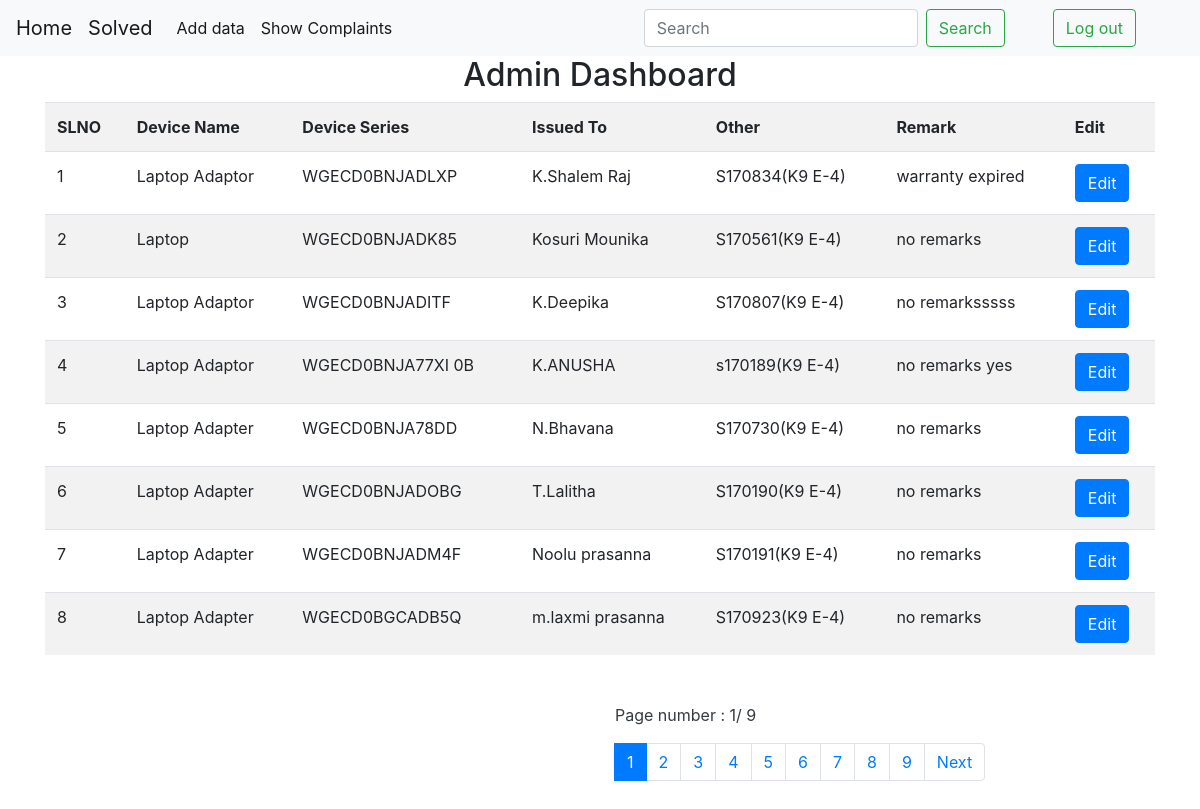
/dashboard/, run on the app's committed database.
### itapp/models.py (models this page shows)
class Itdb(models.Model):
	Device_Name = models.CharField(max_length = 100 , blank = True)
	Device_Serial = models.CharField(max_length = 100 , blank = True)
	Issued_To = models.CharField(max_length = 100 , blank = True)
	other = models.TextField(default = "no remarks")
	Remarks  = models.TextField(default = "no remarks")

### itapp/views.py (the view)
# urls.py: path("dashboard/" , views.admin_dashboard , name = "dashboard"),
def admin_dashboard(request):
	if 'q' in request.GET:
		q= request.GET['q']
		multiple_q = Q(Q(Device_Name__icontains =q) | Q(Device_Serial__icontains =q) |  Q(Issued_To__icontains =q) | Q(other__icontains =q))
		data =Itdb.objects.filter(multiple_q)
		context = {
			'data': data,
		}
		return render(request , 'admin_dashboard.html' , context)
	else:
		dobj = Itdb.objects.all()
		p = Paginator(dobj , 8 )
		page_num = request.GET.get('page' ,1)
		page = p.page(page_num)
		try:
			page = p.page(page_num)
		except EmptyPage:
			page = p.page(1)
		context = {
			'data': page,
		}
		return render(request , 'admin_dashboard.html' , context)

### itapp/templates/admin_dashboard.html (shortened to what this page needs)
{%load static%}
<!DOCTYPE html>
<html><head>
    <link rel="stylesheet" href="https://cdn.jsdelivr.net/npm/bootstrap@4.3.1/dist/css/bootstrap.min.css">
</head>
<body>
<nav class="navbar navbar-expand-lg navbar-light bg-light">
  <a class="navbar-brand" href="{% url 'dashboard' %}">Home</a>
  <a class="navbar-brand" href="{% url 'show_solved' %}">Solved</a>
  <div class="collapse navbar-collapse" id="navbarSupportedContent">
    <ul class="navbar-nav mr-auto">
      <li class="nav-item active">
        <a class="nav-link" href="{%url 'add_data'%}">Add data <span class="sr-only">(current)</span></a>
      </li>
      <li class="nav-item active">
        <a class="nav-link" href="{%url 'show_complaints'%}"> Show Complaints</a>
      </li>
    </ul>
    <form class="form-inline my-2 my-lg-0">
      <input class="form-control mr-sm-2" name = "q" type="search" placeholder="Search" aria-label="Search">
      <button class="btn btn-outline-success my-2 my-sm-0" type="submit">Search</button>
    </form>
     <div class="form-inline my-2 my-lg-0 mx-5">
      <a class="btn btn-outline-success my-2 my-sm-0 " href="{%url 'logout'%}">Log out</a>
    </div>
  </div>
</nav>
<div class="container">
 <center> <h2> Admin Dashboard</center>
<table class="table table-striped">
      <tbody><tr>
        <th>
          SLNO
        </th>
        <th>
          Device Name
        </th>
      <th>
      Device Series
      </th>
      <th>
        Issued To
      </th>
      <th>
        Other
      </th>
        <th>
       Remark
      </th>
        <th>
      Edit
      </th>
    </tr>
      {% for x in data%}
      <tr>
        <td>  {{forloop.counter}} </td>
        <td> {{x.Device_Name}} </td>
        <td > {{x.Device_Serial}} </td>
        <td> {{x.Issued_To}} </td>
        <td> {{x.other}}</td>
        <td>{{x.Remarks}}</td>
        <td>
       <a href="#exampleModalLong-{{forloop.counter}}" type="submit" class="btn btn-primary" data-toggle="modal" data-target="#exampleModalLong-{{forloop.counter}} ">
        Edit
      </a>
      </td> </tr>
      {% endfor %}
    </tbody></table>
</div>
<div class="continer ">
  <div class="row my-5  ">
    <div class="col-md-6 offset-md-6 text-dark">
      <p> Page number : {{data.number}}/ {{data.paginator.num_pages}} </p>
<nav aria-label="...">
  <ul class="pagination">
    {%for num_page in data.paginator.page_range %}
    <br>
    {%if data.number == num_page%}
    <li class="page-item active" aria-current="page">
      <a class="page-link" href="{%url 'dashboard' %}?page={{num_page}}">{{num_page}}</a>
    </li>
    {%else%}
     <li class="page-item " aria-current="page">
      <a class="page-link" href="{%url 'dashboard' %}?page={{num_page}}">{{num_page}}</a>
    </li>
    {%endif%}
    <br>
    {%endfor%}
    <li class="page-item">
      {% if data.has_next%}
      <a class="page-link" href="{%url 'dashboard'%}?page={{data.next_page_number}}">Next</a>
      {%endif%}
    </li>
  </ul>
</nav>
    </div>
  </div>
</div>
</body>
</html>

### data on the page
Itdb: Device_Name "Laptop Adaptor", Device_Serial "WGECD0BNJADLXP", Issued_To "K.Shalem Raj", other "S170834(K9 E-4)", Remarks "warranty expired"
Itdb: Device_Name "Laptop", Device_Serial "WGECD0BNJADK85", Issued_To "Kosuri Mounika", other "S170561(K9 E-4)", Remarks "no remarks"
Itdb: Device_Name "Laptop Adaptor", Device_Serial "WGECD0BNJADITF", Issued_To "K.Deepika", other "S170807(K9 E-4)", Remarks "no remarksssss"
Itdb: Device_Name "Laptop Adaptor", Device_Serial "WGECD0BNJA77XI 0B", Issued_To "K.ANUSHA", other "s170189(K9 E-4)", Remarks "no remarks yes"
Itdb: Device_Name "Laptop Adapter", Device_Serial "WGECD0BNJA78DD", Issued_To "N.Bhavana", other "S170730(K9 E-4)", Remarks "no remarks"
Itdb: Device_Name "Laptop Adapter", Device_Serial "WGECD0BNJADOBG", Issued_To "T.Lalitha", other "S170190(K9 E-4)", Remarks "no remarks"
Itdb: Device_Name "Laptop Adapter", Device_Serial "WGECD0BNJADM4F", Issued_To "Noolu prasanna", other "S170191(K9 E-4)", Remarks "no remarks"
Itdb: Device_Name "Laptop Adapter", Device_Serial "WGECD0BGCADB5Q", Issued_To "m.laxmi prasanna", other "S170923(K9 E-4)", Remarks "no remarks"

### other printed values
{{ data.number }} "1"
{{ data.paginator.num_pages }} "9"
{{ num_page }} "1"
{{ num_page }} "2" "3" "4" "5" "6" "7" "8" "9"
